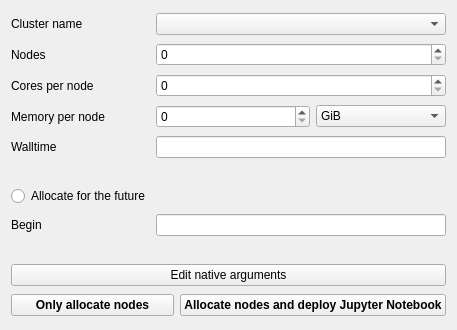
<?xml version="1.0" encoding="UTF-8"?>
<ui version="4.0">
 <class>Form</class>
 <widget class="QWidget" name="Form">
  <property name="geometry">
   <rect>
    <x>0</x>
    <y>0</y>
    <width>450</width>
    <height>330</height>
   </rect>
  </property>
  <property name="windowTitle">
   <string>Form</string>
  </property>
  <layout class="QGridLayout" name="gridLayout">
   <item row="6" column="0">
    <widget class="QRadioButton" name="future_allocation">
     <property name="text">
      <string>Allocate for the future</string>
     </property>
    </widget>
   </item>
   <item row="8" column="1" colspan="3">
    <widget class="QLineEdit" name="begin_edit"/>
   </item>
   <item row="10" column="0" colspan="4">
    <widget class="QPushButton" name="edit_native_arguments_button">
     <property name="text">
      <string>Edit native arguments</string>
     </property>
    </widget>
   </item>
   <item row="8" column="0">
    <widget class="QLabel" name="begin_label">
     <property name="text">
      <string>Begin</string>
     </property>
    </widget>
   </item>
   <item row="2" column="0">
    <widget class="QLabel" name="cores_label">
     <property name="text">
      <string>Cores per node</string>
     </property>
    </widget>
   </item>
   <item row="1" column="0">
    <widget class="QLabel" name="nodes_label">
     <property name="text">
      <string>Nodes</string>
     </property>
    </widget>
   </item>
   <item row="3" column="1" colspan="2">
    <widget class="QSpinBox" name="memory_edit">
     <property name="sizePolicy">
      <sizepolicy hsizetype="Expanding" vsizetype="Maximum">
       <horstretch>0</horstretch>
       <verstretch>0</verstretch>
      </sizepolicy>
     </property>
    </widget>
   </item>
   <item row="1" column="1" colspan="3">
    <widget class="QSpinBox" name="nodes_edit"/>
   </item>
   <item row="3" column="0">
    <widget class="QLabel" name="memory_label">
     <property name="text">
      <string>Memory per node</string>
     </property>
    </widget>
   </item>
   <item row="3" column="3">
    <widget class="QComboBox" name="memory_unit_box">
     <property name="sizePolicy">
      <sizepolicy hsizetype="Minimum" vsizetype="Maximum">
       <horstretch>0</horstretch>
       <verstretch>0</verstretch>
      </sizepolicy>
     </property>
     <item>
      <property name="text">
       <string>GiB</string>
      </property>
     </item>
     <item>
      <property name="text">
       <string>MiB</string>
      </property>
     </item>
     <item>
      <property name="text">
       <string>TiB</string>
      </property>
     </item>
     <item>
      <property name="text">
       <string>PiB</string>
      </property>
     </item>
    </widget>
   </item>
   <item row="2" column="1" colspan="3">
    <widget class="QSpinBox" name="cores_edit"/>
   </item>
   <item row="4" column="1" colspan="3">
    <widget class="QLineEdit" name="walltime_edit"/>
   </item>
   <item row="0" column="0">
    <widget class="QLabel" name="cluster_name_deployn_label">
     <property name="text">
      <string>Cluster name</string>
     </property>
    </widget>
   </item>
   <item row="4" column="0">
    <widget class="QLabel" name="walltime_label">
     <property name="maximumSize">
      <size>
       <width>139</width>
       <height>16777215</height>
      </size>
     </property>
     <property name="text">
      <string>Walltime</string>
     </property>
    </widget>
   </item>
   <item row="0" column="1" colspan="3">
    <widget class="QComboBox" name="cluster_names_box"/>
   </item>
   <item row="5" column="0" colspan="4">
    <spacer name="horizontalSpacer">
     <property name="orientation">
      <enum>Qt::Horizontal</enum>
     </property>
     <property name="sizeHint" stdset="0">
      <size>
       <width>40</width>
       <height>20</height>
      </size>
     </property>
    </spacer>
   </item>
   <item row="9" column="0" colspan="4">
    <spacer name="horizontalSpacer_2">
     <property name="orientation">
      <enum>Qt::Horizontal</enum>
     </property>
     <property name="sizeHint" stdset="0">
      <size>
       <width>40</width>
       <height>20</height>
      </size>
     </property>
    </spacer>
   </item>
   <item row="11" column="0" colspan="2">
    <widget class="QPushButton" name="allocate_nodes_button">
     <property name="font">
      <font>
       <weight>75</weight>
       <bold>true</bold>
      </font>
     </property>
     <property name="text">
      <string>Only allocate nodes</string>
     </property>
    </widget>
   </item>
   <item row="11" column="2" colspan="2">
    <widget class="QPushButton" name="deploy_button">
     <property name="font">
      <font>
       <weight>75</weight>
       <bold>true</bold>
      </font>
     </property>
     <property name="text">
      <string>Allocate nodes and deploy Jupyter Notebook</string>
     </property>
    </widget>
   </item>
  </layout>
 </widget>
 <tabstops>
  <tabstop>cluster_names_box</tabstop>
  <tabstop>nodes_edit</tabstop>
  <tabstop>cores_edit</tabstop>
  <tabstop>memory_edit</tabstop>
  <tabstop>memory_unit_box</tabstop>
  <tabstop>walltime_edit</tabstop>
  <tabstop>edit_native_arguments_button</tabstop>
 </tabstops>
 <resources/>
 <connections/>
</ui>
